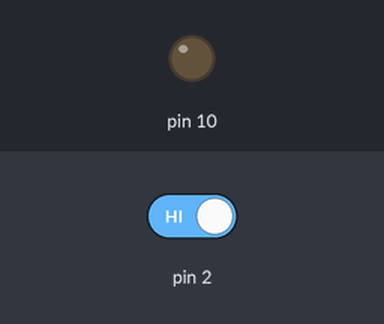
This sketch was run on a simulated Arduino Uno, built with avr-gcc and run on an emulated ATmega328P. Parts: output pins drawn as LEDs (lit = HIGH). The inputs (shaded band) are chosen by the test bench; at power-on: pin 2 HIGH.

Above: at 1.2 s.
1.3 s: pin 2 driven LOW
At 2.1 s:
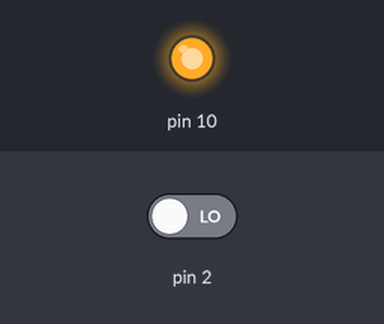
Timing chart, 0 to 4.3 s (numbered marks = the images above; inputs shaded):
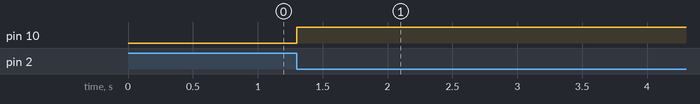

Measured:
- after the input at 1.3 s, pin 10: LOW → HIGH at once

The sketch:

interrupt.ino
```cpp
/**
 * Test interrupt (su arduino UNO solo pin 2 e 3)
 *
 * collegare un tasto al pin 2
 * collegare un led al pin 10
 */

void setup() {
  pinMode(10, OUTPUT);
  pinMode(2, INPUT);
  attachInterrupt(digitalPinToInterrupt(2), cambia, FALLING);
}

volatile int stato = LOW; //volatile può essere cambiata da altre parti di codice

void loop() {
  digitalWrite(10, stato);
}

void cambia() {
  stato = !stato;
}
```
